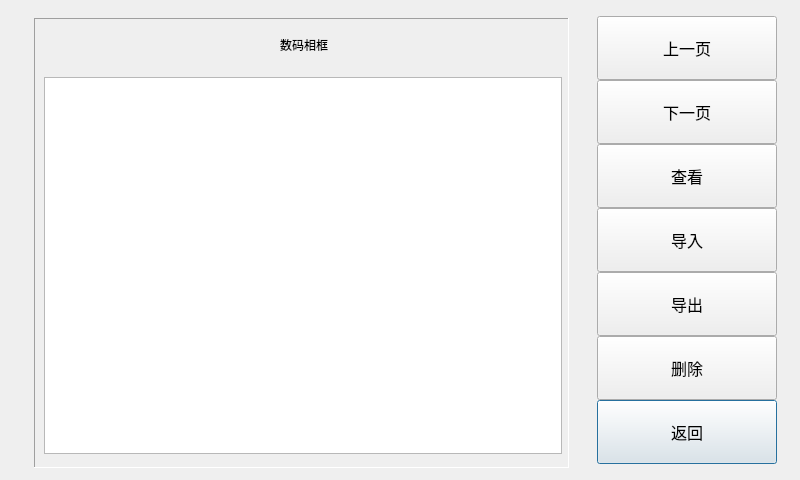
<?xml version="1.0" encoding="UTF-8"?>
<ui version="4.0">
 <class>PhotoMainDialog</class>
 <widget class="QDialog" name="PhotoMainDialog">
  <property name="geometry">
   <rect>
    <x>0</x>
    <y>0</y>
    <width>800</width>
    <height>480</height>
   </rect>
  </property>
  <property name="windowTitle">
   <string>Dialog</string>
  </property>
  <widget class="QLabel" name="label_title">
   <property name="geometry">
    <rect>
     <x>49</x>
     <y>20</y>
     <width>510</width>
     <height>50</height>
    </rect>
   </property>
   <property name="font">
    <font>
     <family>,white</family>
     <weight>50</weight>
     <italic>false</italic>
     <bold>false</bold>
    </font>
   </property>
   <property name="text">
    <string>数码相框</string>
   </property>
   <property name="alignment">
    <set>Qt::AlignCenter</set>
   </property>
  </widget>
  <widget class="QTableView" name="tableViewPhotoList">
   <property name="geometry">
    <rect>
     <x>44</x>
     <y>77</y>
     <width>518</width>
     <height>377</height>
    </rect>
   </property>
   <property name="font">
    <font>
     <family>AlArabiya</family>
     <pointsize>12</pointsize>
    </font>
   </property>
   <property name="focusPolicy">
    <enum>Qt::NoFocus</enum>
   </property>
   <property name="verticalScrollBarPolicy">
    <enum>Qt::ScrollBarAlwaysOff</enum>
   </property>
   <property name="horizontalScrollBarPolicy">
    <enum>Qt::ScrollBarAlwaysOff</enum>
   </property>
   <property name="autoScroll">
    <bool>true</bool>
   </property>
   <property name="gridStyle">
    <enum>Qt::NoPen</enum>
   </property>
  </widget>
  <widget class="QFrame" name="framePanel">
   <property name="geometry">
    <rect>
     <x>34</x>
     <y>18</y>
     <width>535</width>
     <height>450</height>
    </rect>
   </property>
   <property name="frameShape">
    <enum>QFrame::Panel</enum>
   </property>
   <property name="frameShadow">
    <enum>QFrame::Sunken</enum>
   </property>
  </widget>
  <widget class="CommonPushButton" name="pushButtonPhotoMainReturn">
   <property name="geometry">
    <rect>
     <x>597</x>
     <y>400</y>
     <width>180</width>
     <height>64</height>
    </rect>
   </property>
   <property name="font">
    <font>
     <family>AlArabiya</family>
     <pointsize>12</pointsize>
    </font>
   </property>
   <property name="text">
    <string>返回</string>
   </property>
  </widget>
  <widget class="CommonPushButton" name="pushButtonPhotoMainPrev">
   <property name="geometry">
    <rect>
     <x>597</x>
     <y>16</y>
     <width>180</width>
     <height>64</height>
    </rect>
   </property>
   <property name="font">
    <font>
     <family>AlArabiya</family>
     <pointsize>12</pointsize>
    </font>
   </property>
   <property name="text">
    <string>上一页</string>
   </property>
  </widget>
  <widget class="CommonPushButton" name="pushButtonPhotoMainNext">
   <property name="geometry">
    <rect>
     <x>597</x>
     <y>80</y>
     <width>180</width>
     <height>64</height>
    </rect>
   </property>
   <property name="font">
    <font>
     <family>AlArabiya</family>
     <pointsize>12</pointsize>
    </font>
   </property>
   <property name="text">
    <string>下一页</string>
   </property>
  </widget>
  <widget class="CommonPushButton" name="pushButtonPhotoMainExport">
   <property name="geometry">
    <rect>
     <x>597</x>
     <y>272</y>
     <width>180</width>
     <height>64</height>
    </rect>
   </property>
   <property name="font">
    <font>
     <family>AlArabiya</family>
     <pointsize>12</pointsize>
    </font>
   </property>
   <property name="text">
    <string>导出</string>
   </property>
  </widget>
  <widget class="CommonPushButton" name="pushButtonPhotoMainCheck">
   <property name="geometry">
    <rect>
     <x>597</x>
     <y>144</y>
     <width>180</width>
     <height>64</height>
    </rect>
   </property>
   <property name="font">
    <font>
     <family>AlArabiya</family>
     <pointsize>12</pointsize>
    </font>
   </property>
   <property name="text">
    <string>查看</string>
   </property>
  </widget>
  <widget class="CommonPushButton" name="pushButtonPhotoMainImport">
   <property name="geometry">
    <rect>
     <x>597</x>
     <y>208</y>
     <width>180</width>
     <height>64</height>
    </rect>
   </property>
   <property name="font">
    <font>
     <family>AlArabiya</family>
     <pointsize>12</pointsize>
    </font>
   </property>
   <property name="text">
    <string>导入</string>
   </property>
  </widget>
  <widget class="CommonPushButton" name="pushButtonPhotoMainDel">
   <property name="geometry">
    <rect>
     <x>597</x>
     <y>336</y>
     <width>180</width>
     <height>64</height>
    </rect>
   </property>
   <property name="font">
    <font>
     <family>AlArabiya</family>
     <pointsize>12</pointsize>
    </font>
   </property>
   <property name="text">
    <string>删除</string>
   </property>
  </widget>
  <zorder>framePanel</zorder>
  <zorder>label_title</zorder>
  <zorder>tableViewPhotoList</zorder>
  <zorder>pushButtonPhotoMainReturn</zorder>
  <zorder>pushButtonPhotoMainPrev</zorder>
  <zorder>pushButtonPhotoMainNext</zorder>
  <zorder>pushButtonPhotoMainExport</zorder>
  <zorder>pushButtonPhotoMainImport</zorder>
  <zorder>pushButtonPhotoMainDel</zorder>
  <zorder>pushButtonPhotoMainCheck</zorder>
 </widget>
 <customwidgets>
  <customwidget>
   <class>CommonPushButton</class>
   <extends>QPushButton</extends>
   <header>commonpushbutton.h</header>
  </customwidget>
 </customwidgets>
 <tabstops>
  <tabstop>pushButtonPhotoMainPrev</tabstop>
  <tabstop>pushButtonPhotoMainNext</tabstop>
  <tabstop>pushButtonPhotoMainCheck</tabstop>
  <tabstop>pushButtonPhotoMainImport</tabstop>
  <tabstop>pushButtonPhotoMainExport</tabstop>
  <tabstop>pushButtonPhotoMainDel</tabstop>
  <tabstop>pushButtonPhotoMainReturn</tabstop>
 </tabstops>
 <resources/>
 <connections/>
</ui>
